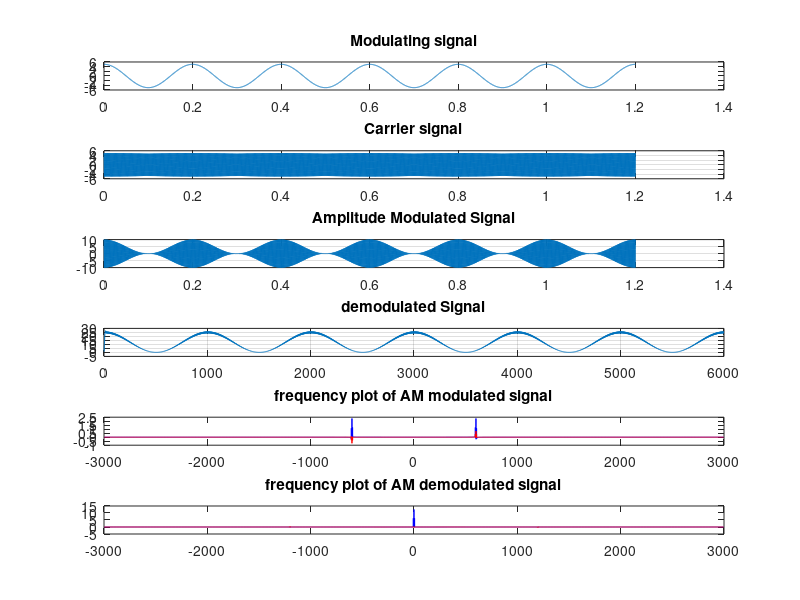

The MATLAB source for this figure:
clc;
clear all;
close all;

m=1;   %modulation index
Am=5;  %Amplitude of modulating signal
fa=5; %frequency of modulating signal
Ta=1/fa;  %timeperiod
t=0:Ta/999:6*Ta; %creating values for x axis

%message signal
ym=Am*cos(2*pi*fa*t); %message signal
figure(1)
subplot(6,1,1)     %used to plot graphs on same figure
plot(t,ym)
title('Modulating signal')

%carrier signal
Ac=Am/m;  %carrier amplitude
fc=500;   %carrier frequency
Tc=1/fc;
yc=Ac*cos(2*pi*fc*t);  %carrier signal
subplot(6,1,2)
plot(t,yc)
grid on;
title('Carrier signal')

%Conventional AM Modulation
y = Ac * (1+m*cos(2*pi*fa*t)).*cos(2*pi*fc*t);  %conventional AM
subplot(6,1,3)
plot(t,y)
title('Amplitude Modulated Signal')
grid on;

%demodulation of conventional AM
d=y.*yc;              %multiplying the modulated signal with cos(2pifct)
[b,a]=butter(2,0.1);  %butterworth filter
d1=filter(b,a,d);     %implementing the filter passing the modulated signal through filter
subplot(6,1,4)     
plot(d1)
title('demodulated Signal')
grid on;


%frequency domain plots

%modulated signal
%Spectrum of modulated signal
N=length(t);
ymf=fftshift(fft(y,N)/N);   %using fft to calculate fourier transform and fftshift is used to center the fourier transform
f=(-N/2:N/2-1);             %creating range for x axis
subplot(6,1,5)
plot(f,real(ymf),'b')  %plotting the real part of fourier transform of modulating signal
hold on;
plot(f,imag(ymf),'r')   %plotting the imagfinary part of fourier transform of modulating signal
title('frequency plot of AM modulated signal')


%demodulated signal

%Spectrum of demodulated signal
N=length(t);
ydf=fftshift(fft(d1,N)/N);   %using fft to calculate fourier transform and fftshift is used to center the fourier transform
f=(-N/2:N/2-1);              %creating range for x axis
subplot(6,1,6)
plot(f,real(ydf),'b')  %plotting the real part of fourier transform of demodulating signal
hold on;
plot(f,imag(ydf),'r')    %plotting the imagfinary part of fourier transform of demodulating signal
title('frequency plot of AM demodulated signal')